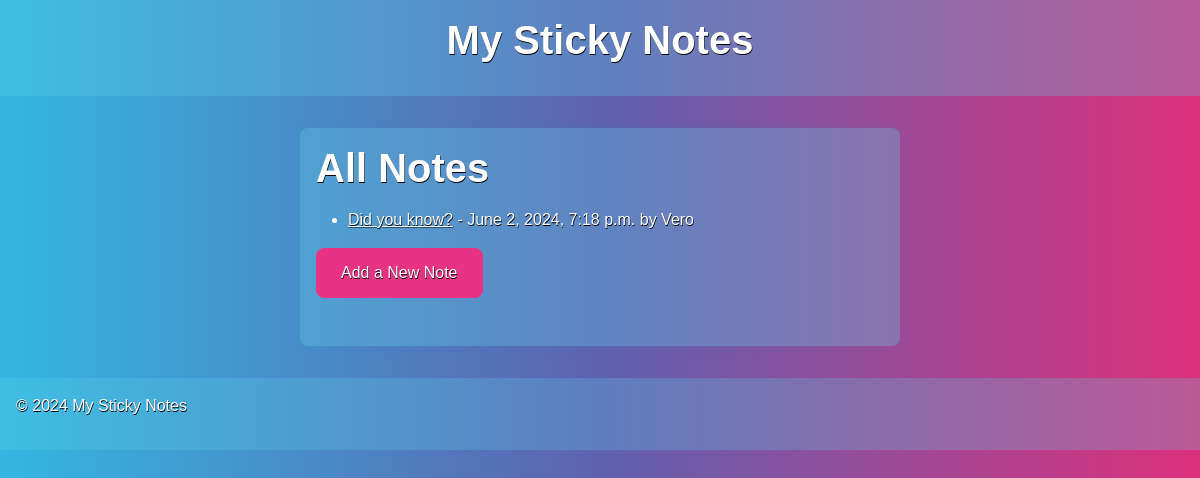
The page / on the database its author committed.
### sticky_notes_app/models.py (models this page shows, shortened)
class StickyNotes(models.Model):
    title = models.CharField(max_length=200)
    content = models.TextField()
    created_at = models.DateTimeField(auto_now_add=True)
    author = models.CharField(max_length=30)

### sticky_notes_app/views.py (the view)
# urls.py: path("", views.index, name="index"),
def index(request):
    notes = StickyNotes.objects.all()
    context = {
        'notes': notes,
        'page_title': 'All Notes',
    }
    return render(request, "sticky_notes_app/index.html", context)

### sticky_notes_app/templates/sticky_notes_app/index.html (shortened to what this page needs)
{% extends "sticky_notes_app/base.html" %}
{% block content %}
<div class="index-page">
    <h1>All Notes</h1>
    <ul>
        {% for note in notes %}
        <li><a href="{% url 'view_note' note.id %}">{{ note.title }}</a> - {{ note.created_at }} by {{ note.author }}
        </li>
        {% endfor %}
    </ul>
    <a class="btn btn-primary" href="{% url 'add_note' %}">Add a New Note</a>
</div>
{% endblock %}

### sticky_notes_app/static/sticky_notes_app/custom.css (style rules this page uses)
body { font-family: 'Gill Sans', 'Gill Sans MT', 'Calibri', 'Trebuchet MS', sans-serif; margin: 0; padding: 0; background-color: #010202; text-shadow: 0.5px 0.5px 0.5px rgb(0, 0, 0); }
.index-page, .add-note-page, .view-note-page, .edit-note-page { margin-bottom: 2rem; }

### rows shown on the page
StickyNotes: title "Did you know?", created_at "June 2, 2024, 7:18 p.m.", author "Vero"
